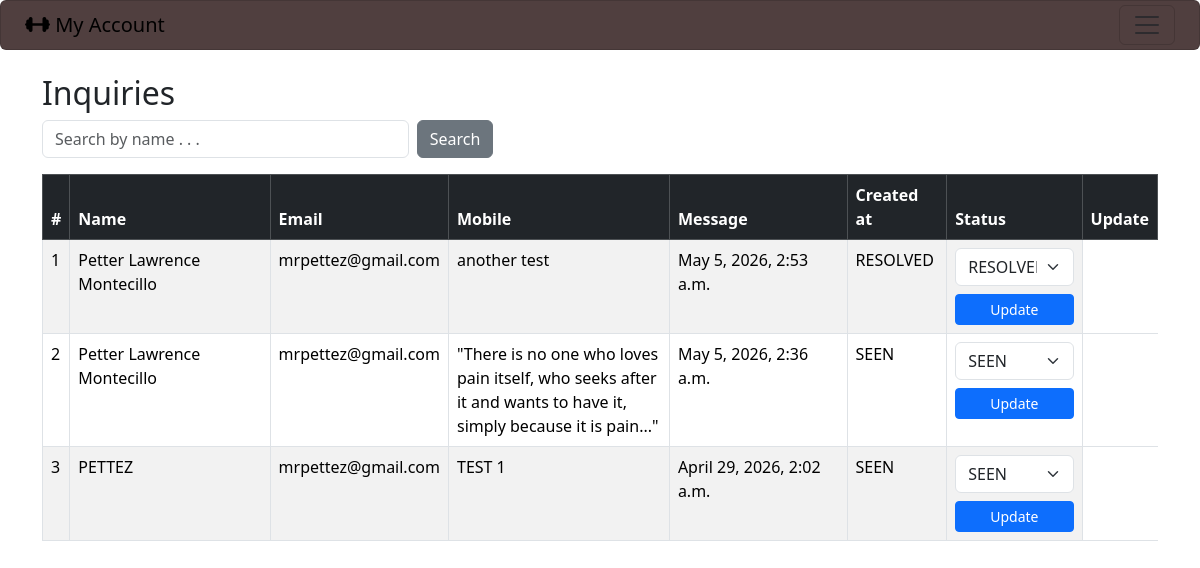
The page /admin_inquiries/ (signed in) on the database its author committed.
### gymapp/models.py (models this page shows, shortened)
class Enquiry(models.Model):
    ENQUIRY_STATUS_CHOICE = (
        ('NEW', 'New'),
        ('SEEN', 'Seen'),
        ('RESOLVED', 'Resolved'),
    )
    name = models.CharField(max_length=100)
    email = models.EmailField()
    mobile = models.CharField(max_length=15)
    message = models.TextField()
    created_at = models.DateTimeField(auto_now_add=True)
    status = models.CharField(max_length=20, choices=ENQUIRY_STATUS_CHOICE, default ='NEW')

### gymapp/views.py (the view)
    def wrapper(request, *args, **kwargs):
        if not request.user.is_authenticated or getattr(request.user,'role',None) != 'ADMIN':
            messages.error(request, 'You must be an admin to access this page.')
            return redirect('admin_login')
        return view_func(request, *args, **kwargs)

### gymapp/views.py (called while the page is built)
def admin_required(view_func):
    def wrapper(request, *args, **kwargs):
        if not request.user.is_authenticated or getattr(request.user,'role',None) != 'ADMIN':
            messages.error(request, 'You must be an admin to access this page.')
            return redirect('admin_login')
        return view_func(request, *args, **kwargs)
    return wrapper

@admin_required
def admin_enquiry_list(request):
    enquiries = Enquiry.objects.all().order_by('-created_at')
    return render(request, 'admin_enquiry_list.html', {'enquiries':enquiries})

### gymapp/templates/admin_enquiry_list.html (shortened to what this page needs)
{% extends 'base.html' %}
{% block content %}
    <h2>Inquiries</h2>
<form method="get" class="row g-2 mb-3">
    <div class="col-md-4">
        <input type="text" name="search" class="form-control" placeholder="Search by name . . .">
    </div>
    <div class="col-md-2">
        <button type="submit" class="btn btn-secondary">Search</button>
    </div>
</form>
<table class="table table-bordered table-striped">
    <thead class="table-dark">
        <tr>
            <th>#</th>
            <th>Name</th>
            <th>Email</th>
            <th>Mobile</th>
            <th>Message</th>
            <th>Created at</th>
            <th>Status</th>
            <th>Update</th>
        </tr>
    </thead>
    <tbody>
        {% for enquiry in enquiries %}
        <tr>
            <td>{{ forloop.counter }}</td>
            <td>{{ enquiry.name }}</td>
            <td>{{ enquiry.email }}</td>
            <td style ="max-width:250px;">{{ enquiry.message }}</td>
            <td>{{ enquiry.created_at }}</td>
            <td>{{ enquiry.status }}</td>
            <td>
                <form method="post" action="{% url 'admin_enquiry_update' enquiry.id %}">
                    <select name = "status" class="form-select from-select-sm mb-2">
                        <option value="SEEN" {%if enquiry.status == 'SEEN' %}selected{% endif %}>SEEN</option>
                        <option value="RESOLVED" {%if enquiry.status == 'RESOLVED' %}selected{% endif %}>RESOLVED</option>
                    </select>
                    <button type="submit" class="btn btn-sm btn-primary w-100">Update</button>
                </form>
            </td>
        </tr>
        {% endfor %}
    </tbody>
</table>
{% endblock %}

### rows shown on the page
Enquiry: name "Petter Lawrence Montecillo", email "mrpettez@gmail.com", message "another test", created_at "May 5, 2026, 2:53 a.m.", status "RESOLVED"
Enquiry: name "Petter Lawrence Montecillo", email "mrpettez@gmail.com", message "\"There is no one who loves pain itself, who seeks after it and wants to have it, simply because it is pain...\"", created_at "May 5, 2026, 2:36 a.m.", status "SEEN"
Enquiry: name "PETTEZ", email "mrpettez@gmail.com", message "TEST 1", created_at "April 29, 2026, 2:02 a.m.", status "SEEN"
